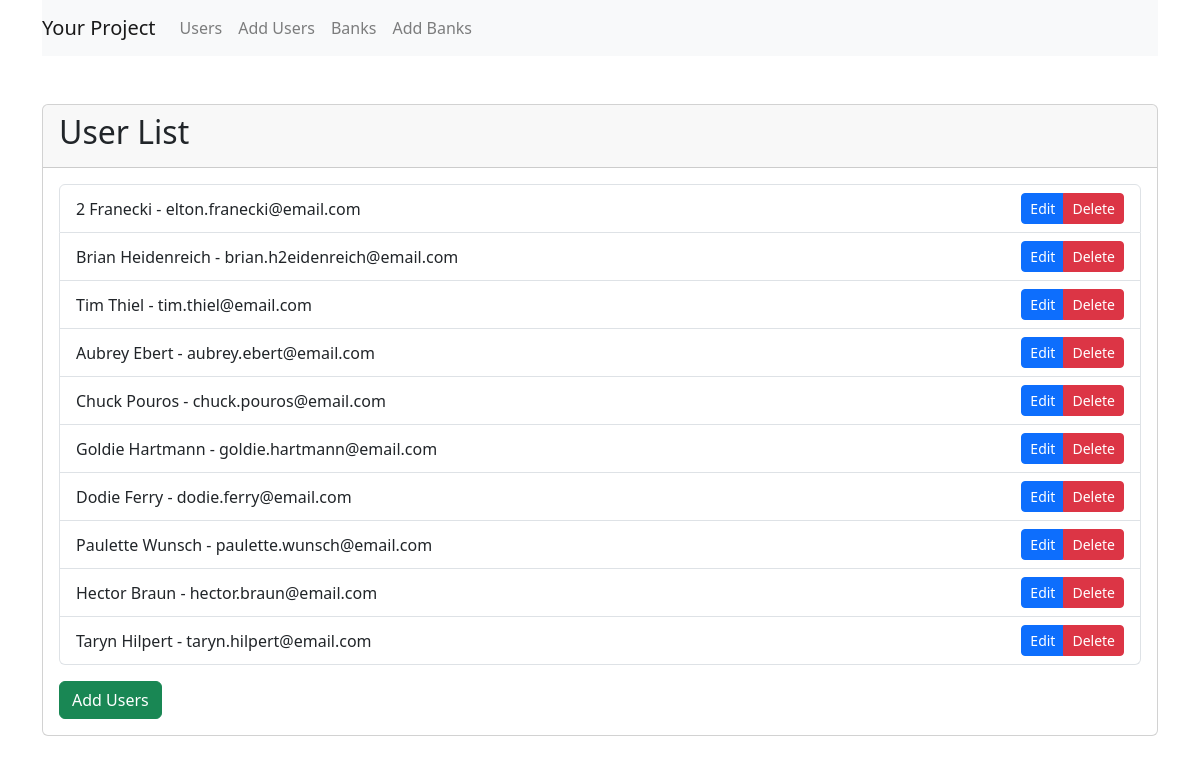
The app's page /users/, older data.
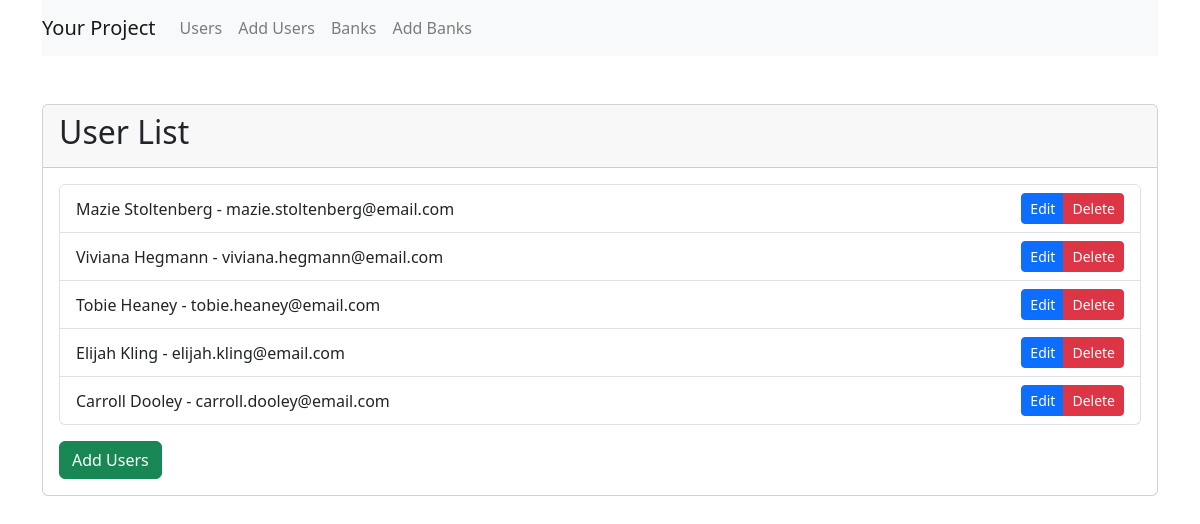
The same page, newer data.
### users/models.py (models this page shows, shortened)
class User(models.Model):
    id = models.AutoField(primary_key=True)
    password = models.CharField(max_length=255)
    first_name = models.CharField(max_length=255)
    last_name = models.CharField(max_length=255)
    email = models.EmailField(unique=True)

### users/views.py (the view)
# urls.py: path('', user_list, name='user_list'),
def user_list(request):
    users = User.objects.all()
    return render(request, 'users/user_list.html', {'users': users})

### users/templates/users/user_list.html
{% extends 'base.html' %}
{% block content %}
  <div class="card mt-5">
    <div class="card-header">
      <h2>User List</h2>
    </div>
    <div class="card-body">
      <ul class="list-group">
        {% for user in users %}
          <li class="list-group-item d-flex justify-content-between align-items-center">
            {{ user.first_name }} {{ user.last_name }} - {{ user.email }}
            <div class="btn-group">
              <a href="{% url 'user_edit' user.id %}" class="btn btn-primary btn-sm">Edit</a>
              <a href="{% url 'user_delete' user.id %}" class="btn btn-danger btn-sm">Delete</a>
            </div>
          </li>
        {% endfor %}
      </ul>
      <a href="{% url 'add_users' %}" class="btn btn-success mt-3">Add Users</a>
    </div>
  </div>
{% endblock %}

### templates/base.html (shortened to what this page needs)
{% load bootstrap4 %}
<html lang="en">
<head>
    {% bootstrap_css %}
    <link href="https://cdn.jsdelivr.net/npm/bootstrap@5.3.0/dist/css/bootstrap.min.css" rel="stylesheet">
</head>
<body>
    <div class="container">
        <nav class="navbar navbar-expand-lg navbar-light bg-light">
            <a class="navbar-brand" href="#">Your Project</a>
            <div class="collapse navbar-collapse" id="navbarNav">
                <ul class="navbar-nav">
                    <li class="nav-item">
                        <a class="nav-link" href="{% url 'user_list' %}">Users</a>
                    </li>
                    <li class="nav-item">
                        <a class="nav-link" href="{% url 'add_users' %}">Add Users</a>
                    </li>
                    <li class="nav-item">
                        <a class="nav-link" href="{% url 'bank_list' %}">Banks</a>
                    </li>
                    <li class="nav-item">
                        <a class="nav-link" href="{% url 'add_banks' %}">Add Banks</a>
                    </li>
                </ul>
            </div>
        </nav>
        <div class="mt-3">
            {% block content %}{% endblock %}
        </div>
    </div>
</body>
</html>

Row changes from the older to the newer data that the page shows:
removed User: first_name "2", last_name "Franecki", email "elton.franecki@email.com"
removed User: first_name "Brian", last_name "Heidenreich", email "brian.h2eidenreich@email.com"
removed User: first_name "Tim", last_name "Thiel", email "tim.thiel@email.com"
removed User: first_name "Aubrey", last_name "Ebert", email "aubrey.ebert@email.com"
removed User: first_name "Chuck", last_name "Pouros", email "chuck.pouros@email.com"
removed User: first_name "Goldie", last_name "Hartmann", email "goldie.hartmann@email.com"
removed User: first_name "Dodie", last_name "Ferry", email "dodie.ferry@email.com"
removed User: first_name "Paulette", last_name "Wunsch", email "paulette.wunsch@email.com"
removed User: first_name "Hector", last_name "Braun", email "hector.braun@email.com"
removed User: first_name "Taryn", last_name "Hilpert", email "taryn.hilpert@email.com"
added User: first_name "Mazie", last_name "Stoltenberg", email "mazie.stoltenberg@email.com"
added User: first_name "Viviana", last_name "Hegmann", email "viviana.hegmann@email.com"
added User: first_name "Tobie", last_name "Heaney", email "tobie.heaney@email.com"
added User: first_name "Elijah", last_name "Kling", email "elijah.kling@email.com"
added User: first_name "Carroll", last_name "Dooley", email "carroll.dooley@email.com"
